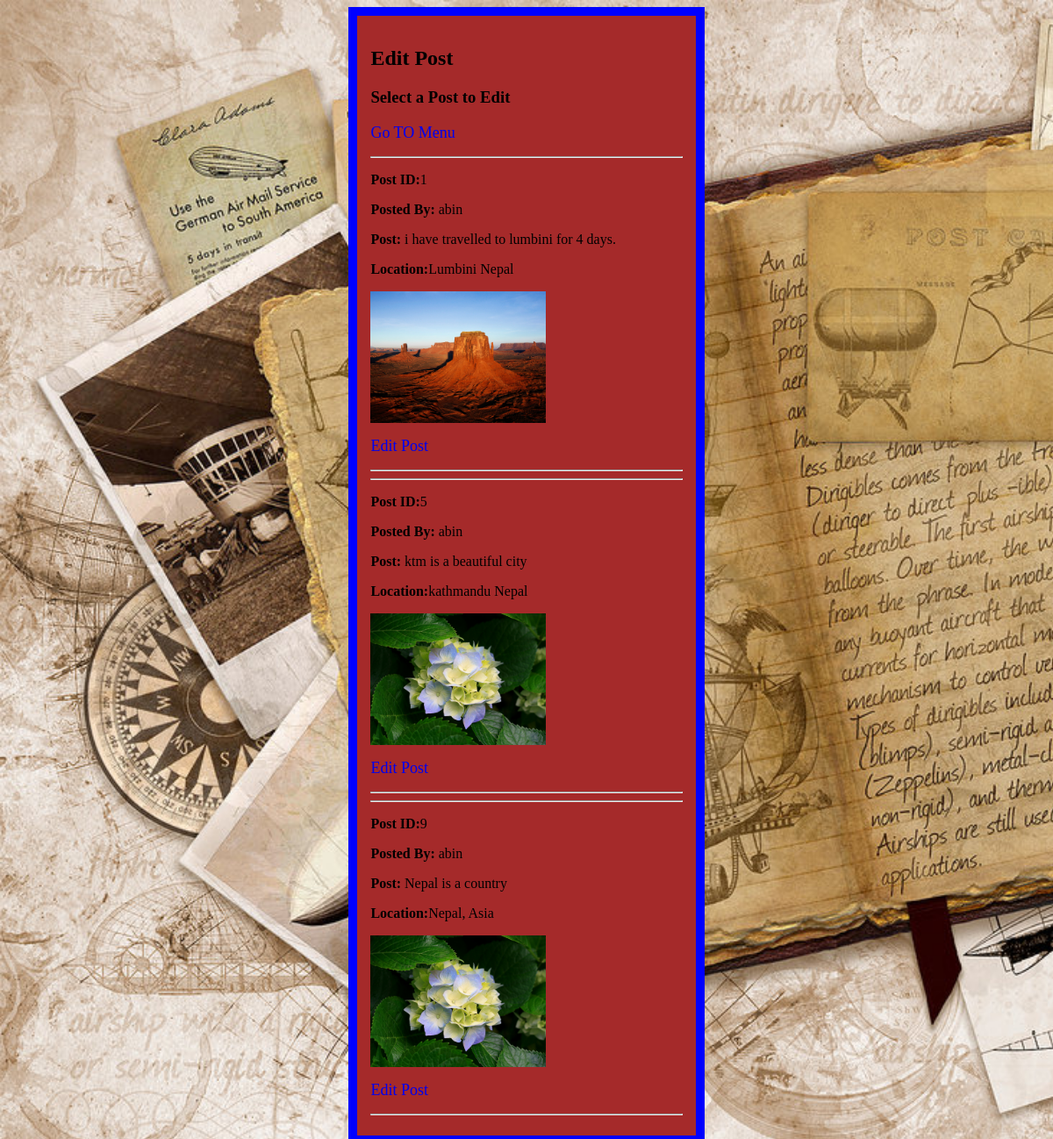
The app's page /editpost.php (signed in) with its own data.
### tables this page shows
CREATE TABLE `post` (
  `post_id` int(11) NOT NULL,
  `traveler` varchar(1000) NOT NULL,
  `post_info` varchar(2000) NOT NULL,
  `location` varchar(1000) NOT NULL,
  `image` varchar(1000) NOT NULL
);

### editpost.php (the view, shortened to what this page needs)
<html>
<head>
	<link href="css/style.css" rel="stylesheet" type="text/css" />
</head>
<body>
	<div class="userinteraction">
		<h2>Edit Post</h2>
		<h3>Select a Post to Edit</h3>
		<p><a href="menu.php">Go TO Menu</a></p>
		<?php
			$query = "SELECT * FROM `post` where `traveler` = ".'"'.$_SESSION['uname'].'"';
			$result = mysql_query($query);
			while($data = mysql_fetch_array($result))
			{
				$post_id = $data['post_id'];
				$traveler = $data['traveler'];
				$post_info = $data['post_info'];
				$location = $data['location'];
				$image = $data['image'];
		?>
		<hr/>
		<p><b>Post ID:</b><?php echo $post_id; ?> </p>
		<p><b>Posted By: </b><?php echo $traveler; ?> </p>
		<p><b>Post: </b><?php echo $post_info; ?> </p>
		<p><b>Location:</b><?php echo $location;?> </p>
		<p><img src="images/<?php echo $image;?>" alt="Image not available" width="200px" height="150px" /> </p>
		<p><a href="editdata.php?id=<?php echo $post_id;?>">Edit Post</a></p>
		<hr/>
		<?php
			}
		?>
	</div>
</body>
</html>

### css/style.css (style rules this page uses)
body { background:url(../traveller.jpg); background-size:cover; }
.userinteraction { margin:auto; width:30%; background-color:brown; border:10px solid blue; padding:15px; }
a { text-decoration:none; font-size:18px; }

### records on screen
post: post_id "1", traveler "abin", post_info "i have travelled to lumbini for 4 days.", location "Lumbini Nepal", image (picture)
post: post_id "5", traveler "abin", post_info "ktm is a beautiful city", location "kathmandu Nepal", image (picture)
post: post_id "9", traveler "abin", post_info "Nepal is a country", location "Nepal, Asia", image (picture)
